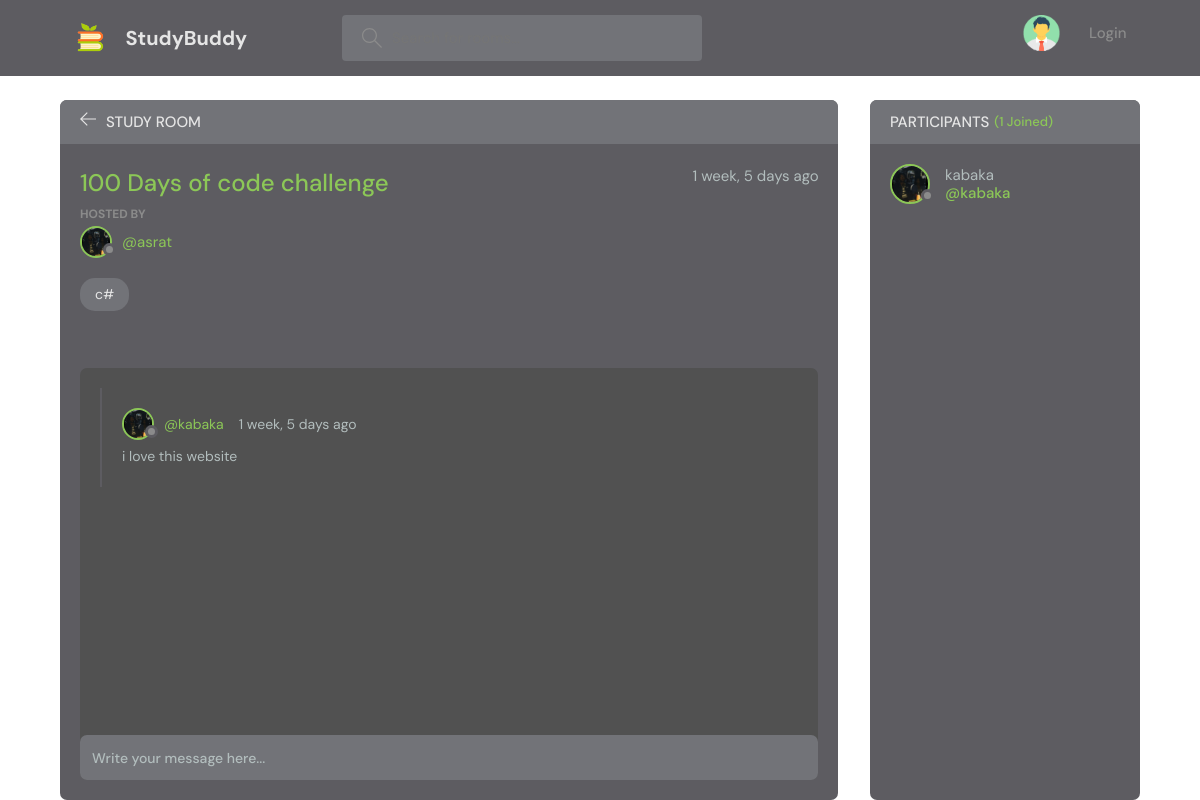
Screenshot of /room/22/ with the database file from the repository.
### base/models.py (models this page shows, shortened)
class Room(models.Model):
    host = models.ForeignKey(User, on_delete=models.SET_NULL, null=True)
    topic = models.ForeignKey(Topic, on_delete=models.SET_NULL, null=True)
    participants = models.ManyToManyField(
        User, related_name='participants', blank=True)
    name = models.CharField(max_length=200)
    description = models.TextField(null=True, blank=True)
    updated = models.DateTimeField(auto_now=True)
    created = models.DateTimeField(auto_now_add=True)
    class Meta:
        ordering = ['-updated', '-created']

class Topic(models.Model):
    name = models.CharField(max_length=200)
    def __str__(self):
        return self.name

class Message(models.Model):
    user = models.ForeignKey(User, on_delete=models.CASCADE)
    room = models.ForeignKey(Room, on_delete=models.CASCADE)
    body = models.TextField()
    updated = models.DateTimeField(auto_now=True)
    created = models.DateTimeField(auto_now_add=True)
    class Meta:
        ordering = ['-updated', '-created']

### base/views.py (the view, shortened to what this page needs)
# urls.py: path('room/<str:pk>/', views.room, name='room'),
def room(request, pk):
    room = Room.objects.get(id=pk)
    room_messages = room.message_set.all()
    participants = room.participants.all()
    context = {'room': room, 'room_messages': room_messages,
               'participants': participants}
    return render(request, 'base/room.html', context)

### base/templates/base/room.html (shortened to what this page needs)
{% extends 'main.html' %}
{% block content %}
    <main class="profile-page layout layout--2">
      <div class="container">
        <div class="room">
          <div class="room__top">
            <div class="room__topLeft">
              <a href="{% url 'home' %}">
                <svg version="1.1" xmlns="http://www.w3.org/2000/svg" width="32" height="32" viewBox="0 0 32 32">
                  <title>arrow-left</title>
                  <path
                    d="M13.723 2.286l-13.723 13.714 13.719 13.714 1.616-1.611-10.96-10.96h27.625v-2.286h-27.625l10.965-10.965-1.616-1.607z"
                  ></path>
                </svg>
              </a>
              <h3>Study Room</h3>
            </div>
          </div>
          <div class="room__box scroll">
            <div class="room__header scroll">
              <div class="room__info">
                <h3>{{room.name}}</h3>
                <span>{{room.created|timesince}} ago</span>
              </div>
              <div class="room__hosted">
                <p>Hosted By</p>
                <a href="{% url 'user-profile' room.host.id %}" class="room__author">
                  <div class="avatar avatar--small">
                    <img src="../../../static/images/user1.jpg" />
                  </div>
                  <span>@{{room.host.username}}</span>
                </a>
              </div>
              <span class="room__topics">{{room.topic}}</span>
            </div>
            <div class="room__conversation">
              <div class="threads scroll">
                {% for message in room_messages %}
                <div class="thread">
                  <div class="thread__top">
                    <div class="thread__author">
                      <a href="{% url 'user-profile' message.user.id %}" class="thread__authorInfo">
                        <div class="avatar avatar--small">
                          <img src="../../../static/images/user1.jpg" />
                        </div>
                        <span>@{{message.user.username}}</span>
                      </a>
                      <span class="thread__date">{{message.created|timesince}} ago</span>
                    </div>
                  </div>
                  <div class="thread__details">
                    {{message.body}}
                  </div>
                </div>
                {% endfor %}
              </div>
            </div>
          </div>
          <div class="room__message">
            <form action="" method="POST">
              <input name="body" placeholder="Write your message here..." />
            </form>
            </div>
        </div>
        <div class="participants">
          <h3 class="participants__top">Participants <span>({{participants.count}} Joined)</span></h3>
          <div class="participants__list scroll">
            {% for user in participants %}
            <a href="{% url 'user-profile' user.id %}" class="participant">
              <div class="avatar avatar--medium">
                <img src="../../../static/images/user1.jpg" />
              </div>
              <p>
                {{user.username}}
                <span>@{{user.username}}</span>
              </p>
            </a>
            {% endfor %}
          </div>
        </div>
      </div>
    </main>
{% endblock content %}

### rows the page displays
Room: name "100 Days of code challenge", created "1 week, 5 days", host.username "asrat", topic "c#"
Message: user.username "kabaka", created "1 week, 5 days", body "i love this website"

### other values shown
{{ participants.count }} "1"
{{ user.username }} "kabaka"
